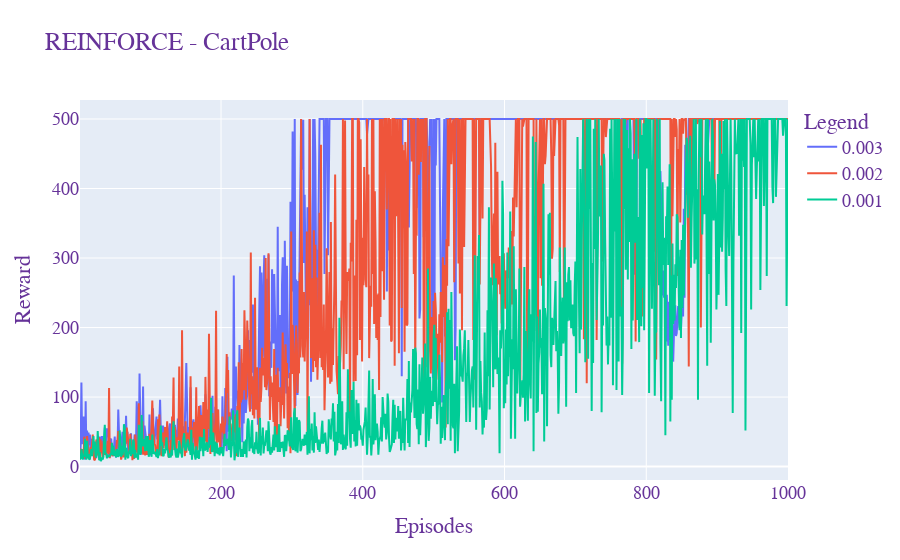

The notebook cell this image was saved under:
### Code cell
import gym
from torchvision.transforms import Grayscale, Resize, Normalize
import gym_super_mario_bros
from gym_super_mario_bros.actions import SIMPLE_MOVEMENT
from nes_py.wrappers import JoypadSpace
import numpy as np
import torch
import torch.nn as nn
import torch.optim as optim
import plotly.graph_objects as go
import pandas as pd
import imageio
import os

# Shape of input images = (240, 256, 3) (height, width, channels) in SMB
PROCESSED_IMG_SIZE = (84, 84)
# How many frames to stack together per observation in SMB
NUM_STACKED_FRAMES = 4
# Alpha step size
LEARNING_RATE = 3e-3
# Discount factor
GAMMA = 0.99
# How many episodes to train for
NUM_EPISODES = 1000
# Capture a video of the agent playing every n episodes
CAPTURE_EVERY_N_EPISODES = 250

# Observe the last of the past 4 frames to speed up training
class SkipFrames(gym.Wrapper):
    def __init__(self, env):
        super().__init__(env)

    def step(self, action):
        total_reward = 0
        done = False
        for _ in range(NUM_STACKED_FRAMES):
            state, reward, done, info = self.env.step(action)
            total_reward += reward
            if done:
                break
        return state, total_reward, done, info


# Preprocess images to greyscale & resize to 84x84
class ImagePreprocessing(gym.ObservationWrapper):
    def __init__(self, env):
        super().__init__(env)
        obs_shape = self.observation_space.shape[:2]
        self.observation_space = gym.spaces.Box(
            low=0, high=255, shape=obs_shape, dtype=np.uint8
        )

    def observation(self, image):
        # image shape = (240, 256, 3)
        image = np.moveaxis(image, [2], [0])
        # image shape = (3, 240, 256)
        image = torch.tensor(image.copy(), dtype=torch.float)
        # convert 3 RGB channels to grayscale
        image = Grayscale()(image)
        # convert 240x256 to 84x84
        image = Resize(PROCESSED_IMG_SIZE)(image)
        # convert [0, 1] to [0, 255]
        image = Normalize(0, 255)(image)
        return image


# A CNN connected to a fully connected layer
# The input dimensions are 1x84x84, with a flat output dimension of NUM_ACTIONS
class SuperMarioCNN(nn.Module):
    def __init__(self, input_channels, output_dim):
        super(SuperMarioCNN, self).__init__()
        self.conv1 = nn.Conv2d(input_channels, 16, kernel_size=4, stride=2)
        self.conv2 = nn.Conv2d(16, 32, kernel_size=4, stride=2)
        self.conv3 = nn.Conv2d(32, 64, kernel_size=4, stride=2)
        self.fc1 = nn.Linear(64 * 64, 256)
        self.fc2 = nn.Linear(256, output_dim)

    def forward(self, x):
        x = torch.relu(self.conv1(x))
        x = torch.relu(self.conv2(x))
        x = torch.relu(self.conv3(x))
        x = torch.flatten(x)
        x = torch.relu(self.fc1(x))
        x = torch.softmax(self.fc2(x), dim=-1)
        return x


# A simple MLP with 2 hidden layers
class AtariNN(nn.Module):
    def __init__(self, input_dim, output_dim, hidden_dim=32):
        super(AtariNN, self).__init__()
        self.fc1 = nn.Linear(input_dim, hidden_dim)
        self.fc2 = nn.Linear(hidden_dim, output_dim)

    def forward(self, x):
        x = torch.from_numpy(x).float().unsqueeze(0)
        x = torch.relu(self.fc1(x))
        x = torch.softmax(self.fc2(x), dim=1)
        return x


# REINFORCE Monte Carlo
class REINFORCE:
    # env: the environment to train on
    # env_type: the type of environment (atari or mario)
    def __init__(self, env, env_type, learning_rate):
        self.env = env
        self.num_actions = env.action_space.n
        self.num_states = env.observation_space.shape[0]
        self.actions_list = np.arange(self.num_actions)
        if env_type == "atari":
            self.policy = AtariNN(self.num_states, self.num_actions)
        else:
            self.policy = SuperMarioCNN(1, self.num_actions)
        self.optimizer = optim.Adam(self.policy.parameters(), lr=learning_rate)

    # Sample an action from the policy, along with the lob probability of that action
    def choose_action(self, state):
        probabilities = self.policy(state)
        dist = torch.distributions.Categorical(probabilities)
        sample = dist.sample()
        return sample.item(), dist.log_prob(sample)

    def update_policy(self, rewards, log_probs):
        # Calculate discounted rewards
        discounted_rewards = []
        G = 0
        for r in reversed(rewards):
            G = r + GAMMA * G
            discounted_rewards.insert(0, G)

        # Calculate the loss
        policy_loss = []
        for log_prob, G in zip(log_probs, discounted_rewards):
            policy_loss.append(-log_prob * G)
        policy_loss = torch.stack(policy_loss).sum()

        # Update the policy with respect to the loss
        self.optimizer.zero_grad()
        policy_loss.backward()
        self.optimizer.step()

    def train(self, episodes, capture=False):
        total_rewards = []
        for episode in range(episodes):
            state = self.env.reset()
            rewards = []
            log_probs = []
            images = []
            done = False
            # Generate episode of experience
            while not done:
                action, log_prob = self.choose_action(state)
                state, reward, done, _ = self.env.step(action)
                # Capture gifs of the agent's progress
                if capture and episode % CAPTURE_EVERY_N_EPISODES == 0 or episode == episodes - 1:
                    img = env.render(mode="rgb_array")
                    images.append(img)
                log_probs.append(log_prob)
                rewards.append(reward)

            # Use the episode to update the policy
            self.update_policy(rewards, log_probs)

            if episode % 100 == 0:
                print(f"Episode {episode}: Total reward: {sum(rewards)}")
            # Save images if captured
            if images:
                cwd = os.getcwd()
                target_dir = os.path.join(cwd, "videos", f"episode_{episode}.gif")
                imageio.mimsave(
                    target_dir, [np.array(img) for i, img in enumerate(images)], fps=30
                )

            total_rewards.append(sum(rewards))
        return total_rewards


def create_mario_env():
    env = gym_super_mario_bros.make("SuperMarioBros-1-1-v0")
    env = JoypadSpace(env, SIMPLE_MOVEMENT)
    env = ImagePreprocessing(env)
    env = SkipFrames(env)
    return env


def create_cartpole_env():
    env = gym.make("CartPole-v1")
    return env


def plot_rewards(rewards):
    num_episodes = [i+1 for i in range(NUM_EPISODES)]
    fig = go.Figure()

    for results, lr in rewards:
        df = pd.DataFrame(results, columns=["rewards"])
        fig.add_trace(
            go.Scatter(
                x=num_episodes,
                y=df["rewards"],
                name=f"{lr}",
            )
        )

    fig.update_layout(
        title="REINFORCE - CartPole",
        xaxis_title="Episodes",
        yaxis_title="Reward",
        legend_title="Legend",
        font=dict(family="Courier New, monospace", size=18, color="RebeccaPurple"),
    )

    fig.show()


# env = create_mario_env()
# agent = REINFORCE(env, "mario")

env = create_cartpole_env()

lr_high = 0.003
lr_med = 0.002
lr_low = 0.001

rewards_lr_high = REINFORCE(env, "atari", learning_rate=lr_high).train(episodes=NUM_EPISODES)
rewards_lr_med = REINFORCE(env, "atari", learning_rate=lr_med).train(episodes=NUM_EPISODES)
rewards_lr_low = REINFORCE(env, "atari", learning_rate=lr_low).train(episodes=NUM_EPISODES)

results = [
    (rewards_lr_high, lr_high),
    (rewards_lr_med, lr_med),
    (rewards_lr_low, lr_low),
]

plot_rewards(results)

### Figure 1 — Plotly figure (JSON) as saved in the notebook; plotly's stock layout.template omitted (floating-point values rounded to 4 significant figures; data arrays with more than 128 entries replaced by an {"elided": "..."} marker saying what was removed)
{"data": [{"name": "0.003", "type": "scatter", "x": {"elided": "1000 int values"}, "y": {"elided": "1000 int values"}}, {"name": "0.002", "type": "scatter", "x": {"elided": "1000 int values"}, "y": {"elided": "1000 int values"}}, {"name": "0.001", "type": "scatter", "x": {"elided": "1000 int values"}, "y": {"elided": "1000 int values"}}], "layout": {"font": {"color": "RebeccaPurple", "family": "Courier New, monospace", "size": 18}, "legend": {"title": {"text": "Legend"}}, "title": {"text": "REINFORCE - CartPole"}, "xaxis": {"title": {"text": "Episodes"}}, "yaxis": {"title": {"text": "Reward"}}}}
